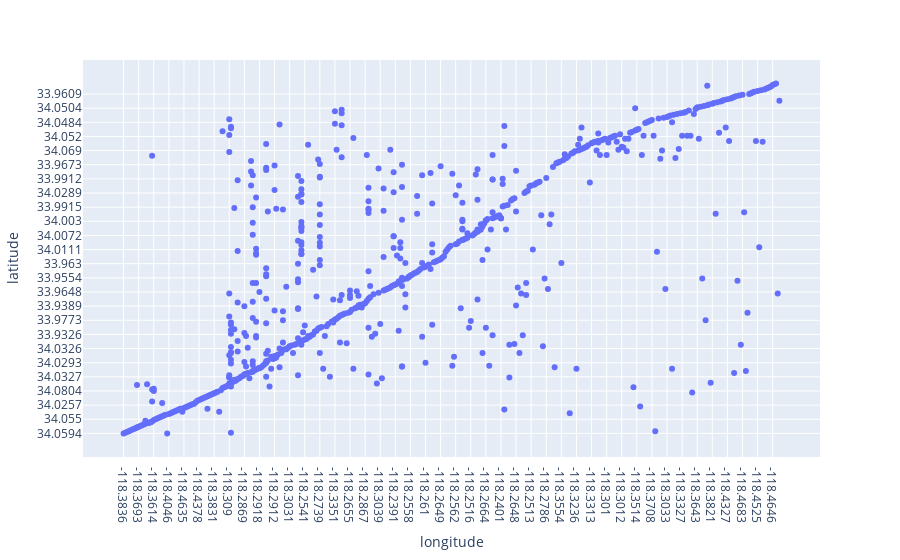

Notebook code cell kept with this figure:
### Code cell
px.scatter(gdf,
           x='longitude',
           y='latitude'
          )

### Figure 1 — Plotly figure (JSON) as saved in the notebook; plotly's stock layout.template omitted (floating-point values rounded to 4 significant figures; data arrays with more than 128 entries replaced by an {"elided": "..."} marker saying what was removed)
{"data": [{"hovertemplate": "longitude=%{x}<br>latitude=%{y}<extra></extra>", "legendgroup": "", "marker": {"color": "#636efa", "symbol": "circle"}, "mode": "markers", "name": "", "orientation": "v", "showlegend": false, "type": "scatter", "x": {"elided": "651 str values"}, "xaxis": "x", "y": {"elided": "651 str values"}, "yaxis": "y"}], "layout": {"autosize": true, "legend": {"tracegroupgap": 0}, "margin": {"t": 60}, "xaxis": {"anchor": "y", "autorange": true, "domain": [0, 1], "range": [-23.61, 414.6], "title": {"text": "longitude"}, "type": "category"}, "yaxis": {"anchor": "x", "autorange": true, "domain": [0, 1], "range": [-38.15, 508.2], "title": {"text": "latitude"}, "type": "category"}}}
